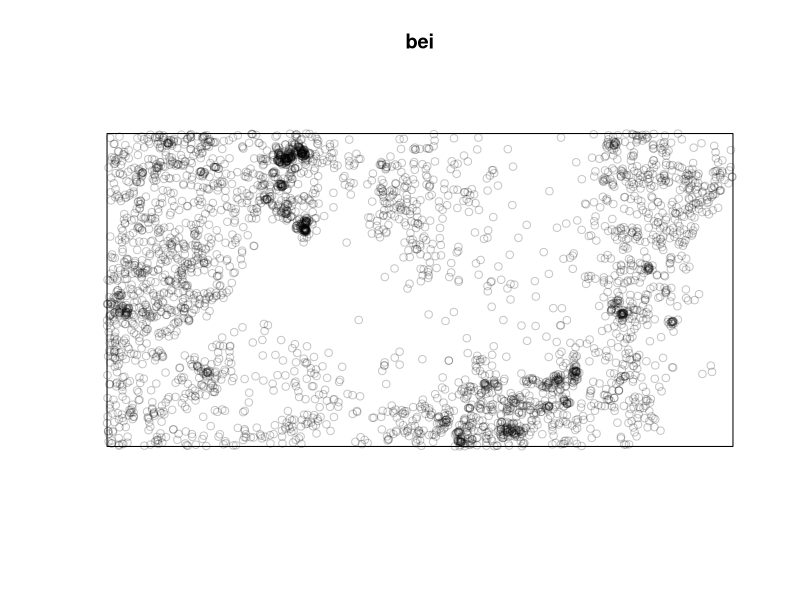
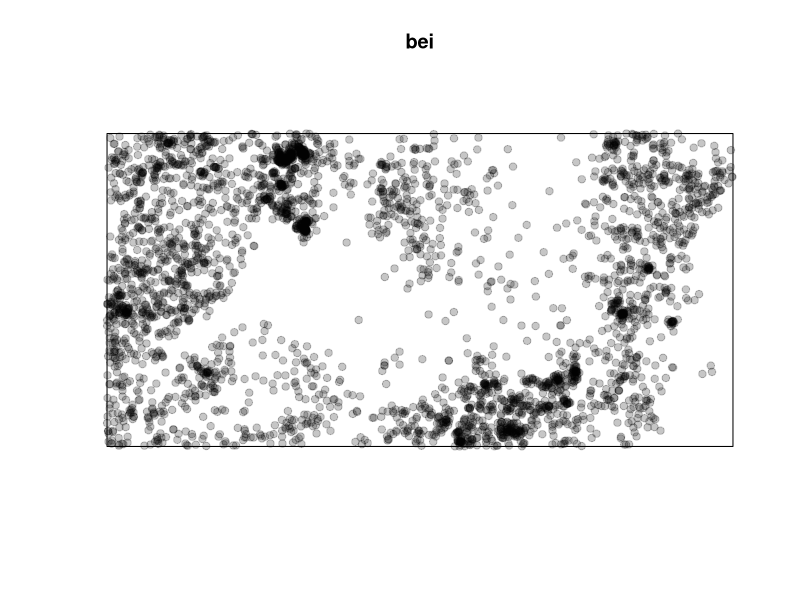
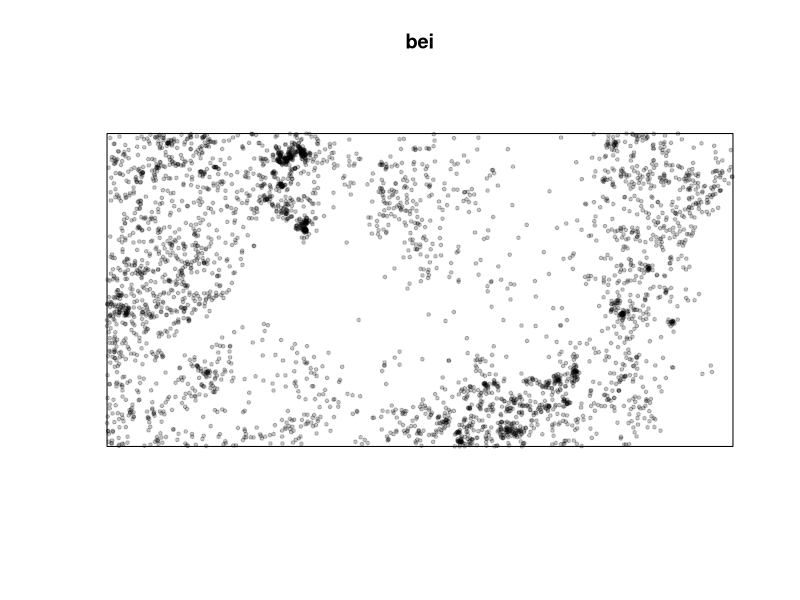
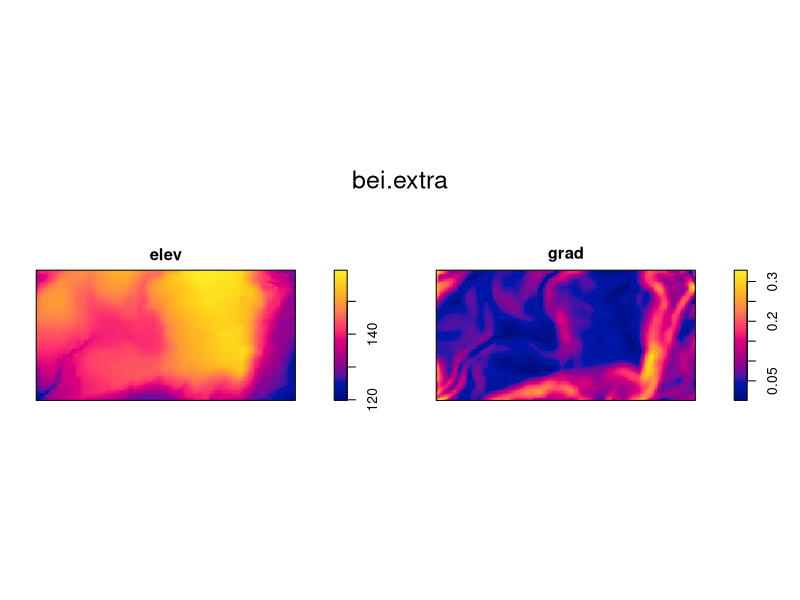
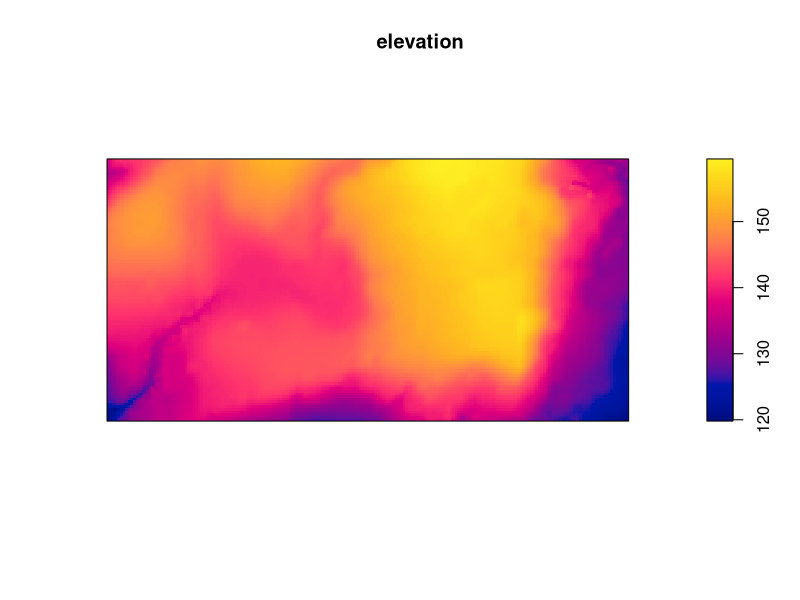
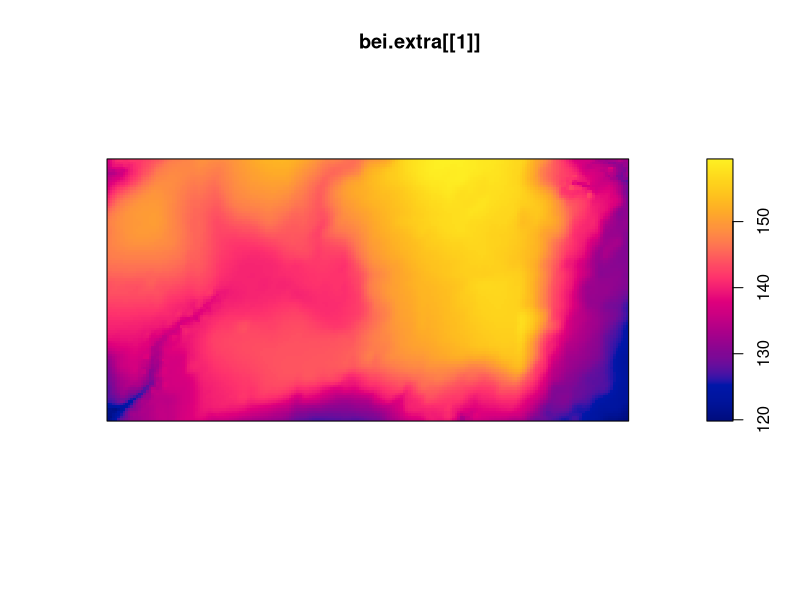
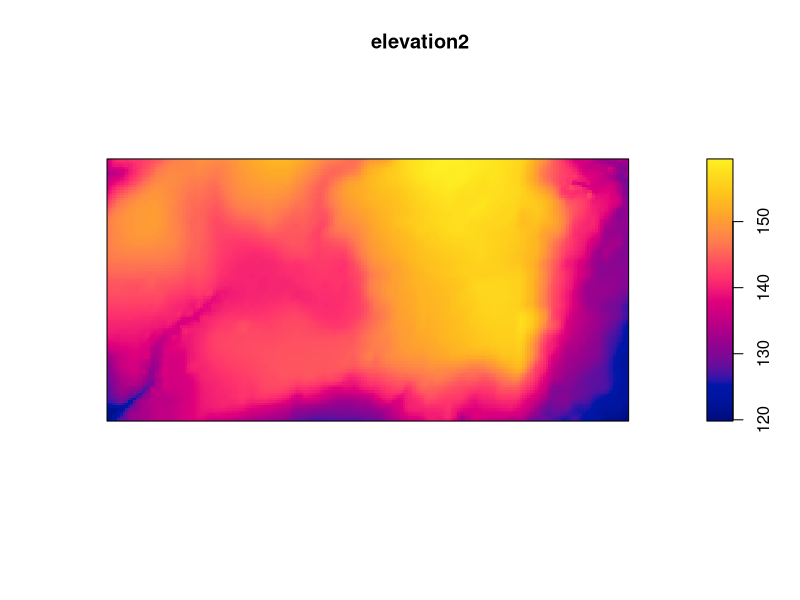
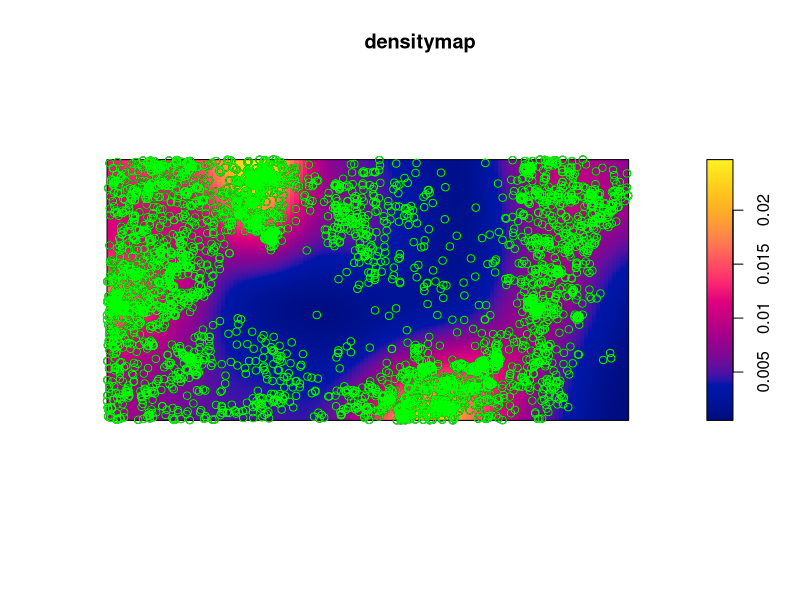

Generate these figures, in order, with R:
# How to calculate density of individuals in the population

# to import a packages install.packages is the function to use
# let's use the function
install.packages("spatstat") # "" protects from exit R in and out of package

# Spatstat is a package for spatial statistics, particularly for analysis of spatial point patterns

# to use the package library () without quotes because it's already in R now
# recalling the package
library(spatstat)

# use dataset bei in R: it tells how many points in the database and some info on window 
bei

# to get a plot a visual perception of dataset
plot(bei)

# let's change the graph w/ closed dots
plot(bei, pch=19) # remember to put space between argumets but avoid between brakes and function

plot(bei, pch=19, cex=.5)

# we can figure out how they are dispersed but not why they are so 

# additional dataset for covariates soil types, temperature, etc. 
bei.extra # list of pixel images raster type

plot(bei.extra)

# let's look at elev (elevation) so we extract one of the two image which are elements
# extracting data assigning an element to object elevation and linking elev to bei.extra using $ as a "rope" 
elevation <- bei.extra$elev

# then i plot only elev
plot(elevation)

# i just want the first element from bei.extra using [[]] and a number 1 without using $

elevation2 <- bei.extra[[1]]

# or if i have just an object 

plot(bei.extra[[1]]) # [[]] more powerful because i dont'have to remember the name of the element i need
plot(elevation2)


# density is the function inside spatstat to calculate density of population
# let's build a density map starting from points
density(bei) 

# put density in an obj
densitymap <- density(bei)
densitymap # so every pixel has points inside
plot(densitymap)

# Is there a possibility to show togheter the map of density and the original points?
points(bei) # puts points on prevoius graph plot (densitymap)
points(bei, col="green")

######DAY2
# multiframe with function par(mfrow=)

par(mfrow=c(1,2)) # 1 and 2 are elements of the same arrow 

#now put sets in the elements

plot(elevation2)
plot(densitymap)
# the order is set like this sx elev2 a dx density
# if i want one above the other i'd have 2 rows and 1 coloumn
par(mfrow=c(2,1))

#if i want again just one map at the centre of the screen and not above or at a side
# i use dev.off() control multiple devides. destroys the device null device

dev.off()

#changing colours to map
cl <- colorRampPalette(c("red", "orange", "yellow")) (3)
# watch out capital letters 
# elements of the same arrow so use c()
# stating (3) is for gradients but the gradients are written like taht in brakets
# assign it to an obj
plot(densitymap, col=cl)

# let's increase the amount of gradients 
cl <- colorRampPalette(c("red", "orange", "yellow")) (100)

# exercise: change the colorRampPalette using different colors 
# search colors in R Columbia university for gradients

# exercise: build a multiframe and plot the densitymapwith two different color ramp palette
par(mfrow=c(1,2))
cl <- colorRampPalette(c("palegreen", "purple3", "orange3")) (100)
plot(densitymap, col=cl)
cl <- colorRampPalette(c("olivedrab2", "orange1", "red3")) (100)
plot(densitymap, col=cl)

# dev.off() to kill everything
